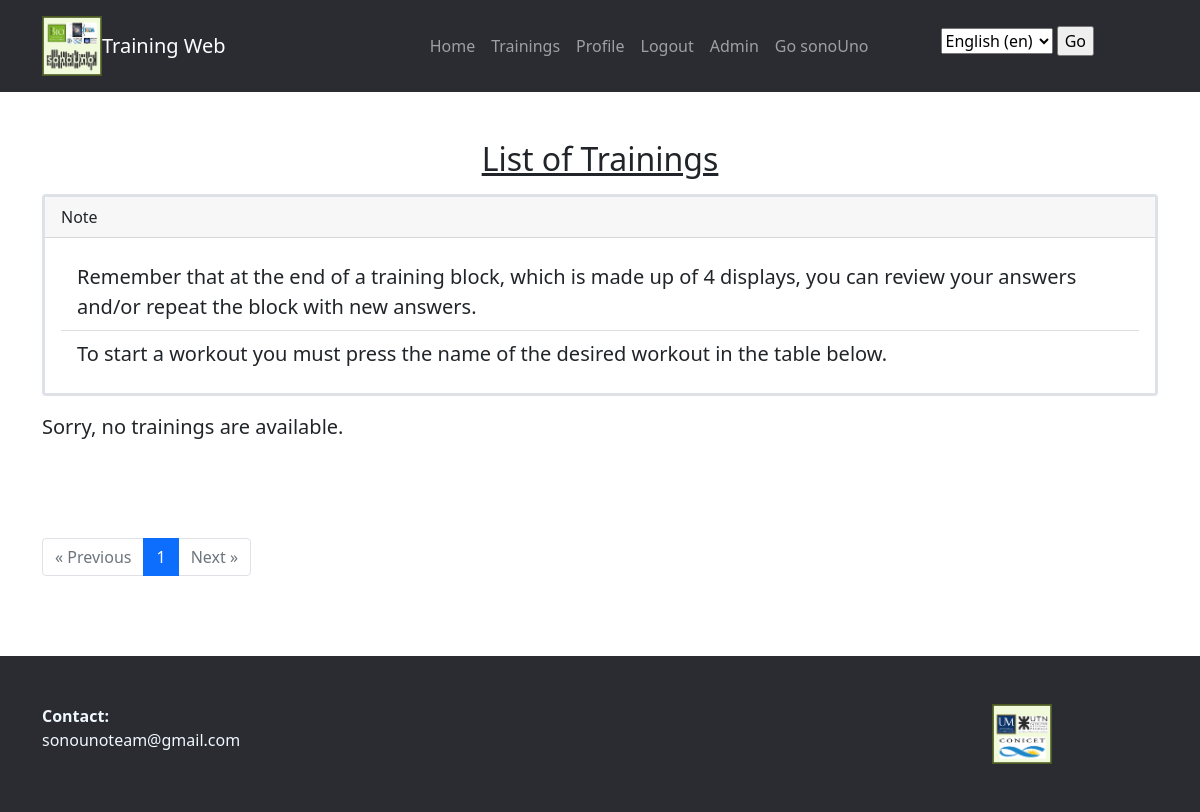
Before: /en/trainingApp/ (signed in) with the older database file.
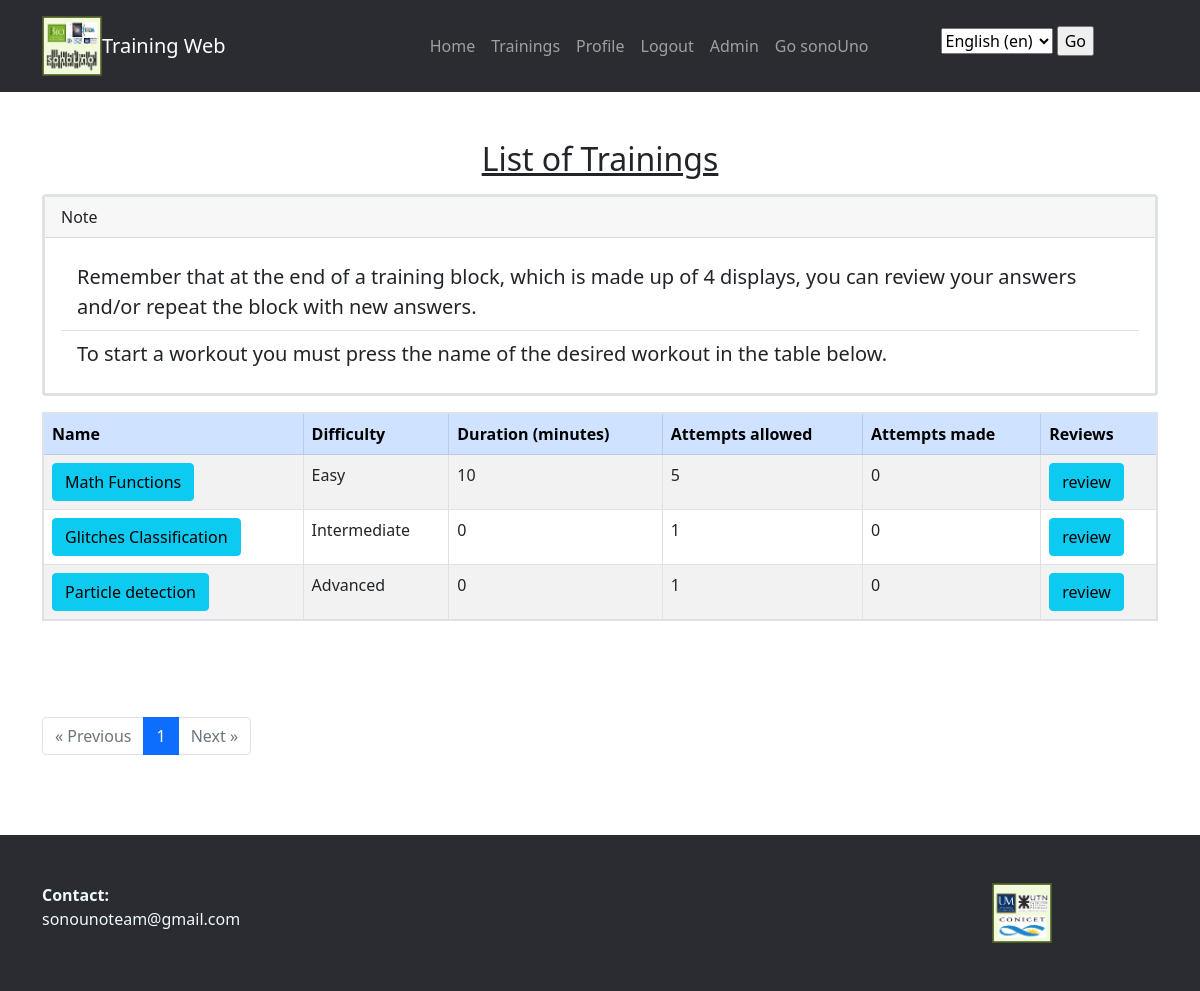
After: the same page with the newer database file.
### trainingApp/models.py (models this page shows, shortened)
class Training(models.Model):
    class TrainingType(models.TextChoices):
        Easy = 'Easy', _('Easy')
        Intemediate = 'Intermediate', _('Intermediate')
        Advanced = 'Advanced', _('Advanced')
    class StateTraining(models.TextChoices):
        Active = 'Active', _('Active')
        inactive = 'Inactive', _('Inactive')
    name_training = models.CharField(max_length=200)
    pub_date = models.DateTimeField("upload date", auto_now_add=True)
    modificationDate = models.DateTimeField(auto_now= True)
    difficulty = models.CharField(
        max_length=20,
        choices=TrainingType.choices,
        default=TrainingType.Easy
    )
    estimatedDuration = models.IntegerField(default=0)
    state_training= models.CharField(
        max_length=20,
        choices=StateTraining.choices,
        default=StateTraining.Active
    )
    attempts_allowed = models.IntegerField(default=1)
    groups = models.ManyToManyField(Group)
    def get_num_trainee_trainings(self, trainee_id):
        return TraineeTraining.objects.filter(training=self, trainee_id=trainee_id).count()
    @property
    def total_estimated_duration(self):
        return self.block_set.aggregate(total_duration=Sum('estimed_duration_block'))['total_duration'] or 0

### trainingApp/views.py (the view)
# urls.py: path("", login_required(TrainingList.as_view()), name="training_List"),
class TrainingList(ListView):
    model = Training
    template_name = "trainingApp/training_List.html"
    context_object_name = "training_list"
    paginate_by = 5  # Especifica la cantidad de objetos por página
    def get_queryset(self):
        trainee = Trainee.objects.get(user = self.request.user)
        queryset = Training.objects.filter(state_training = 'Active',groups__in=[trainee.group]).order_by('id') #el subfijo __in indica que estamos buscando coincidencias en una lista de valores.
        return queryset
    def get_context_data(self, **kwargs):
        context = super().get_context_data(**kwargs)
        user = self.request.user
        trainee = Trainee.objects.get(user_id=user.id)
        context['num_trainee_trainings'] = {training.id: training.get_num_trainee_trainings(trainee.id)      for training in context['training_list']}
        for training in context['training_list']:
            training.difficulty = _(training.get_difficulty_display())
        return context

### trainingApp/templatetags/custom_filters.py (called while the page is built)
@register.filter
def get_value(dictionary, key):
    return dictionary.get(key, "0")

### trainingApp/templates/trainingApp/training_List.html (shortened to what this page needs)
{% extends "base.html" %}
{% load i18n %}
{% block content %}
{% load custom_filters %}
<main class="mt-5">
    <h1 class="h2">{% trans "List of Trainings" %}</h1>
    <div class="card my-3 border border-3">
        <div class="card-header">
            {% trans "Note" %}
        </div>
        <div class="card-body">
            <blockquote class="blockquote mb-0">
            </blockquote>
        </div>
    </div>
    <div class="table-responsive">
        {% if training_list %}
            <table class="table table-striped table-bordered border border-2">
                <thead>
                    <tr class="table-primary">
                        <th>{% trans "Name" %}</th>
                        <th>{% trans "Difficulty" %}</th>
                        <th>{% trans "Duration (minutes)" %}</th>
                        <th>{% trans "Attempts allowed" %}</th>
                        <th>{% trans "Attempts made" %}</th>
                        <th>{% trans "Reviews" %}</th>
                    </tr>
                </thead>
                <tbody>
                    {% for training in training_list %}
                        <tr>
                            <td>
                                {% if training.attempts_allowed > num_trainee_trainings|get_value:training.id %}
                                    <a href="{% url 'trainingApp:block_deploy_list' training.id %}" class="btn btn-info">{{ training.name_training }}</a>
                                {% else %}
                                    <a>{{ training.name_training }}</a>
                                {% endif %}
                            </td>
                            <td>{{ training.get_difficulty_display }}</td>
                            <td>{{ training.total_estimated_duration }}</td>
                            <td>{{ training.attempts_allowed }}</td>
                            <td>{{ num_trainee_trainings|get_value:training.id }}</td>
                            <td>
                                <a href="{% url 'trainingApp:review_list_tt' training.id %}" class="btn btn-info">{% trans "review" %}</a>
                            </td>
                        </tr>
                    {% endfor %}
                </tbody>
            </table>
        {% else %}
            {% blocktrans %}
                <p class="lead">Sorry, no trainings are available.</p>
            {% endblocktrans %}
        {% endif %}
    </div>
</main>
<div class="mt-4">
    <nav aria-label="Page navigation">
        <ul class="pagination">
            {% if page_obj.has_previous %}
                <li class="page-item">
                    <a href="?page={{ page_obj.previous_page_number }}" class="page-link" aria-label="Previous">
                        <span aria-hidden="true">&laquo; {% trans 'Previous' %}</span>
                    </a>
                </li>
            {% else %}
                <li class="page-item disabled">
                    <span class="page-link" aria-hidden="true">&laquo; {% trans 'Previous' %}</span>
                </li>
            {% endif %}
            {% for i in paginator.page_range %}
                <li class="page-item {% if i == page_obj.number %} active {% endif %}">
                    <a href="?page={{ i }}" class="page-link">{{ i }}</a>
                </li>
            {% endfor %}
            {% if page_obj.has_next %}
                <li class="page-item">
                    <a href="?page={{ page_obj.next_page_number }}" class="page-link" aria-label="Next">
                        <span aria-hidden="true">{% trans 'Next' %} &raquo;</span>
                    </a>
                </li>
            {% else %}
                <li class="page-item disabled">
                    <span class="page-link" aria-hidden="true">{% trans 'Next' %} &raquo;</span>
                </li>
            {% endif %}
        </ul>
    </nav>
</div>
{% endblock %}

Changed rows visible on the page:
now on this page (row edited): Training: name_training "Math Functions", difficulty "Easy", total_estimated_duration "10", attempts_allowed "5", id "0"
now on this page (row edited): Training: name_training "Glitches Classification", difficulty "Intermediate", total_estimated_duration "0", attempts_allowed "1", id "0"
now on this page (row edited): Training: name_training "Particle detection", difficulty "Advanced", total_estimated_duration "0", attempts_allowed "1", id "0"
Other visible differences:
text no longer shown: "Sorry, no trainings are available."
text now shown: "Name Difficulty Duration (minutes) Attempts allowed Attempts made Reviews"
